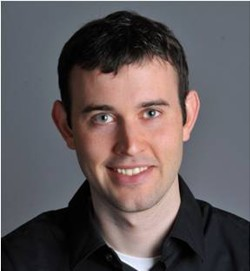
#> input picture HW01/4.jpg, 250 x 271 px
$ python hybrid_cat_human.py
#> lines starting #> are read from the running program, lines starting #| are printed output that depends on the picture; after the words box and inside, x2 and y2 are one past the last pixel; in counts of white or black regions, pixels touching at a corner belong together
import argparse
from pathlib import Path
from typing import Tuple

import cv2
import numpy as np


def _load_image(path: Path, max_size: int | None = 1024) -> np.ndarray:
    """Load an image in BGR format and optionally resize while keeping aspect ratio."""
    image = cv2.imread(str(path), cv2.IMREAD_COLOR)
    if image is None:
        raise FileNotFoundError(f"Unable to load image: {path}")

    if max_size is not None:
        h, w = image.shape[:2]
        longest = max(h, w)
        if longest > max_size:
            scale = max_size / float(longest)
            new_size = (int(round(w * scale)), int(round(h * scale)))
            interpolation = cv2.INTER_AREA if scale < 1.0 else cv2.INTER_CUBIC
            image = cv2.resize(image, new_size, interpolation=interpolation)
    return image


def _cascade_path() -> Path:
    data_root = getattr(getattr(cv2, "data", object()), "haarcascades", None)
    if data_root is None:
        cv2_base = Path(cv2.__file__).resolve().parent
        data_root = cv2_base / "data"
    return Path(data_root) / "haarcascade_frontalface_default.xml"


def _detect_face_ellipse(image: np.ndarray) -> np.ndarray:
    """Detect the dominant face region and return a soft elliptical mask."""
    gray = cv2.cvtColor(image, cv2.COLOR_BGR2GRAY)
    cascade = None
    cascade_path = _cascade_path()
    if cascade_path.exists():
        cascade = cv2.CascadeClassifier(str(cascade_path))

    faces: Tuple[int, int, int, int] | Tuple = ()
    if cascade is not None and not cascade.empty():
        faces = cascade.detectMultiScale(gray, scaleFactor=1.1, minNeighbors=5, minSize=(60, 60))

    h, w = gray.shape
    mask = np.zeros((h, w), dtype=np.float32)

    if len(faces) == 0:
        center = (w // 2, int(h * 0.45))
        axes = (int(w * 0.32), int(h * 0.45))
    else:
        x, y, fw, fh = max(faces, key=lambda rect: rect[2] * rect[3])
        cx, cy = x + fw // 2, y + fh // 2
        axes = (int(fw * 0.75), int(fh * 0.95))
        center = (cx, cy + int(fh * 0.05))

    cv2.ellipse(mask, center, axes, 0, 0, 360, 1.0, thickness=-1)
    mask = cv2.GaussianBlur(mask, (31, 31), 0)
    return np.clip(mask, 0.0, 1.0)


def _soften_mask(mask: np.ndarray, radius: float) -> np.ndarray:
    if radius <= 0:
        return np.clip(mask, 0.0, 1.0)
    kernel = int(max(1, round(radius)))
    kernel = kernel + 1 if kernel % 2 == 0 else kernel
    softened = cv2.GaussianBlur(mask, (kernel, kernel), radius)
    return np.clip(softened, 0.0, 1.0)


def _center_of_mask(mask: np.ndarray) -> Tuple[int, int]:
    moments = cv2.moments(mask.astype(np.float32))
    if moments["m00"] == 0:
        h, w = mask.shape
        return w // 2, h // 2
    cx = int(round(moments["m10"] / moments["m00"]))
    cy = int(round(moments["m01"] / moments["m00"]))
    return cx, cy


def _center_crop_to_aspect(image: np.ndarray, aspect: float) -> np.ndarray:
    h, w = image.shape[:2]
    current_aspect = w / h
    if abs(current_aspect - aspect) < 1e-3:
        return image.copy()

    if current_aspect > aspect:
        new_w = int(round(h * aspect))
        start = max(0, (w - new_w) // 2)
        return image[:, start:start + new_w]
    else:
        new_h = int(round(w / aspect))
        start = max(0, (h - new_h) // 2)
        return image[start:start + new_h, :]


def _align_to_mask(cat_image: np.ndarray, mask: np.ndarray) -> np.ndarray:
    h, w = mask.shape
    cx, cy = _center_of_mask(mask)
    shift_x = cx - w / 2.0
    shift_y = cy - h / 2.0
    transformation = np.float32([[1, 0, shift_x], [0, 1, shift_y]])
    aligned = cv2.warpAffine(
        cat_image,
        transformation,
        (w, h),
        flags=cv2.INTER_LINEAR,
        borderMode=cv2.BORDER_REFLECT_101,
    )
    return aligned


def _match_luminance(cat_lab: np.ndarray, human_lab: np.ndarray, mask: np.ndarray) -> None:
    mask_bool = mask > 0.05
    cat_vals = cat_lab[:, :, 0][mask_bool]
    human_vals = human_lab[:, :, 0][mask_bool]
    if cat_vals.size < 32 or human_vals.size < 32:
        return
    cat_mean, cat_std = float(cat_vals.mean()), float(cat_vals.std() + 1e-6)
    human_mean, human_std = float(human_vals.mean()), float(human_vals.std() + 1e-6)
    cat_lab[:, :, 0] = (cat_lab[:, :, 0] - cat_mean) * (human_std / cat_std) + human_mean


def _blend_texture(
    human_bgr: np.ndarray,
    cat_bgr: np.ndarray,
    mask: np.ndarray,
    texture_strength: float,
    color_mix: float,
    sigma: float,
) -> np.ndarray:
    h, w = human_bgr.shape[:2]
    mask = np.clip(mask, 0.0, 1.0).astype(np.float32)

    human_lab = cv2.cvtColor(human_bgr, cv2.COLOR_BGR2LAB).astype(np.float32)

    # Prepare and align cat texture to the facial region
    bbox = cv2.boundingRect((mask > 0.1).astype(np.uint8))
    x, y, bw, bh = bbox
    aspect = bw / bh if bh > 0 else w / h
    cat_cropped = _center_crop_to_aspect(cat_bgr, aspect)
    cat_scaled = cv2.resize(cat_cropped, (w, h), interpolation=cv2.INTER_CUBIC)
    cat_aligned = _align_to_mask(cat_scaled, mask)
    cat_lab = cv2.cvtColor(cat_aligned, cv2.COLOR_BGR2LAB).astype(np.float32)

    _match_luminance(cat_lab, human_lab, mask)

    human_low = cv2.GaussianBlur(human_lab, (0, 0), sigma)
    cat_low = cv2.GaussianBlur(cat_lab, (0, 0), sigma)
    cat_high = cat_lab - cat_low

    combined_l = human_low[:, :, 0] + texture_strength * cat_high[:, :, 0]
    combined_l = np.clip(combined_l, 0.0, 255.0)

    combined_a = (1.0 - color_mix) * human_lab[:, :, 1] + color_mix * cat_lab[:, :, 1]
    combined_b = (1.0 - color_mix) * human_lab[:, :, 2] + color_mix * cat_lab[:, :, 2]

    mask3 = mask[:, :, None]
    result_lab = human_lab.copy()
    result_lab[:, :, 0] = result_lab[:, :, 0] * (1.0 - mask) + combined_l * mask
    result_lab[:, :, 1] = result_lab[:, :, 1] * (1.0 - mask) + combined_a * mask
    result_lab[:, :, 2] = result_lab[:, :, 2] * (1.0 - mask) + combined_b * mask

    result_lab = np.clip(result_lab, 0.0, 255.0).astype(np.uint8)
    result_bgr = cv2.cvtColor(result_lab, cv2.COLOR_LAB2BGR)
    return result_bgr


def parse_args() -> argparse.Namespace:
    parser = argparse.ArgumentParser(
        description="Blend cat texture onto a human face using traditional image processing."
    )
    parser.add_argument("--human", type=Path, default=Path("4.jpg"), help="Path to human portrait image")
    parser.add_argument("--cat", type=Path, default=Path("3.jpg"), help="Path to cat texture image")
    parser.add_argument("--output", type=Path, default=Path("hybrid_result.png"), help="Output image path")
    parser.add_argument("--max-size", type=int, default=1024, help="Max longest edge for processing")
    parser.add_argument("--mask-blur", type=float, default=18.0, help="Gaussian blur radius for the face mask edges")
    parser.add_argument("--texture-strength", type=float, default=1.6, help="Strength of cat high-frequency details")
    parser.add_argument("--color-mix", type=float, default=0.65, help="Blend factor for cat colors (0=human, 1=cat)")
    parser.add_argument("--sigma", type=float, default=6.0, help="Gaussian sigma for detail separation")
    parser.add_argument(
        "--save-mask",
        type=Path,
        default=None,
        help="Optional path to save the face mask for inspection",
    )
    return parser.parse_args()


def main() -> None:
    args = parse_args()

    if not args.human.exists() or not args.cat.exists():
        raise FileNotFoundError("Input image not found. Check --human and --cat paths.")

    human_bgr = _load_image(args.human, max_size=args.max_size)
#> in _load_image, image is the input picture: shape (271, 250, 3); mean B, G, R 90.6, 88.8, 97
    cat_bgr = _load_image(args.cat, max_size=args.max_size)
#> call 2 of _load_image, with max_size = 1024
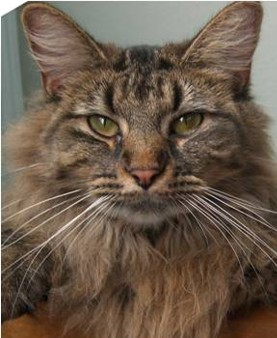
#> input picture HW01/3.jpg, 277 x 338 px
#> in _load_image, image is the input picture: shape (338, 277, 3); mean B, G, R 75.5, 90.8, 107.1

    mask = _detect_face_ellipse(human_bgr)
#> in _detect_face_ellipse, `gray = cv2.cvtColor(image, cv2.COLOR_BGR2GRAY)`:
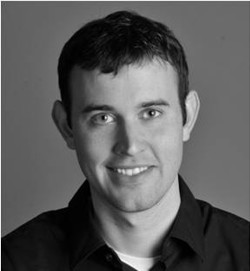
#> gray: shape (271, 250); min 0, max 250, mean 91.5
#> in _detect_face_ellipse, `faces = cascade.detectMultiScale(gray, scaleFactor=1.1, minNeighbors=5..`: faces = [[54, 58, 150, 150]]
#> in _detect_face_ellipse, `x, y, fw, fh = max(faces, key=lambda rect: rect[2] * rect[3])`: x = 54; y = 58; fw = 150
#> in _detect_face_ellipse, `cx, cy = x + fw // 2, y + fh // 2`: cx = 129; cy = 133
#> in _detect_face_ellipse, `axes = (int(fw * 0.75), int(fh * 0.95))`: axes = (112, 142)
#> in _detect_face_ellipse, `center = (cx, cy + int(fh * 0.05))`: center = (129, 140)
#> in _detect_face_ellipse, `cv2.ellipse(mask, center, axes, 0, 0, 360, 1.0, thickness=-1)`:
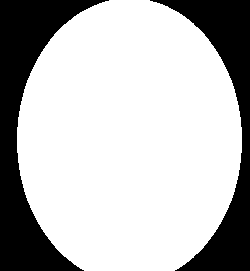
#> mask: shape (271, 250) float32; values 0 (black) and 1 (white), 73% white; 2 black regions, box (x1, y1, x2, y2) and area: (0, 0, 109, 271) 10349, (150, 0, 250, 271) 7911
    mask = _soften_mask(mask, args.mask_blur)

    if args.save_mask is not None:
        args.save_mask.parent.mkdir(parents=True, exist_ok=True)
        cv2.imwrite(str(args.save_mask), (mask * 255).astype(np.uint8))

    result_bgr = _blend_texture(
        human_bgr,
        cat_bgr,
        mask,
        texture_strength=args.texture_strength,
        color_mix=np.clip(args.color_mix, 0.0, 1.0),
        sigma=max(0.1, args.sigma),
    )
#> in _blend_texture, `human_lab = cv2.cvtColor(human_bgr, cv2.COLOR_BGR2LAB).astype(np.float..`:
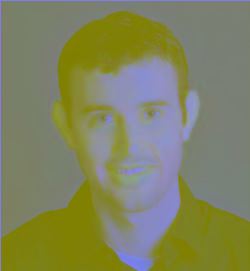
#> human_lab: shape (271, 250, 3) float32; mean B, G, R 96.2, 131.9, 128.3
#> in _blend_texture, `bbox = cv2.boundingRect((mask > 0.1).astype(np.uint8))`: bbox = (8, 0, 242, 271)
#> in _blend_texture, `x, y, bw, bh = bbox`: x = 8; y = 0; bw = 242; bh = 271
#> in _blend_texture, `aspect = bw / bh if bh > 0 else w / h`: aspect = 0.893
#> in _center_crop_to_aspect, `new_h = int(round(w / aspect))`: new_h = 310
#> in _center_crop_to_aspect, `start = max(0, (h - new_h) // 2)`: start = 14
#> in _center_crop_to_aspect, `return image[start:start + new_h, :]`:
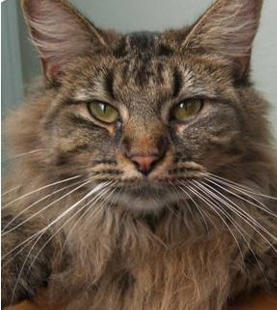
#> returned value: shape (310, 277, 3); mean of channels 0, 1, 2 73.7, 88.8, 105; drawn as B, G, R
#> in _center_of_mask, `moments = cv2.moments(mask.astype(np.float32))`: moments = moments, m00 49525.8, centre m10/m00, m01/m00 = (129, 138.1)
#> in _center_of_mask, `cx = int(round(moments["m10"] / moments["m00"]))`: cx = 129
#> in _center_of_mask, `cy = int(round(moments["m01"] / moments["m00"]))`: cy = 138
#> in _align_to_mask, `cx, cy = _center_of_mask(mask)`: cx = 129; cy = 138
#> in _align_to_mask, `shift_x = cx - w / 2.0`: shift_x = 4
#> in _align_to_mask, `shift_y = cy - h / 2.0`: shift_y = 2.5
#> in _align_to_mask, `transformation = np.float32([[1, 0, shift_x], [0, 1, shift_y]])`: transformation = [[1, 0, 4], [0, 1, 2.5]]
#> in _match_luminance, `mask_bool = mask > 0.05`:
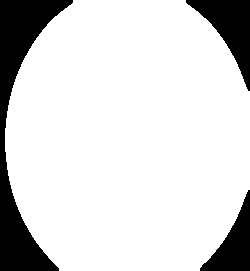
#> mask_bool: shape (271, 250) bool; 84.2% white; 3 black regions, box (x1, y1, x2, y2) and area: (0, 0, 73, 271) 6500, (186, 0, 250, 91) 2419, (200, 190, 250, 271) 1807
#> in _match_luminance, `cat_mean, cat_std = float(cat_vals.mean()), float(cat_vals.std() + 1e-6)`: cat_mean = 97.83; cat_std = 35.38
#> in _match_luminance, `human_mean, human_std = float(human_vals.mean()), float(human_vals.std..`: human_mean = 98.2; human_std = 59.16
#> in _blend_texture, `result_bgr = cv2.cvtColor(result_lab, cv2.COLOR_LAB2BGR)`:
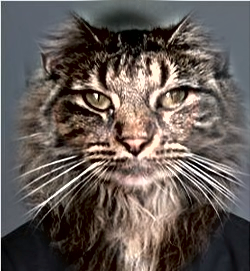
#> result_bgr: shape (271, 250, 3); mean B, G, R 85.6, 90.5, 100.2

    args.output.parent.mkdir(parents=True, exist_ok=True)
    cv2.imwrite(str(args.output), result_bgr)
    print(f"Saved stylised image to {args.output}")


if __name__ == "__main__":
    main()
